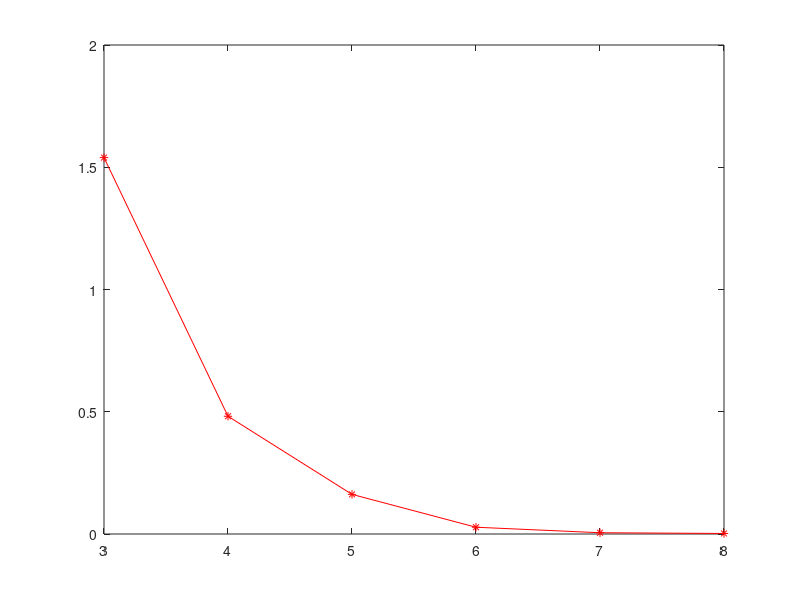

Write the MATLAB code that produced this figure. (Note: this script raises an error after producing the figure.)
n2 = [0:6].^2;
m2 = [0:6].^2;

N = 48;

nbRefs = 6

C=reshape((n2+m2.')',[],1)';
omega2 = sort(C);
omega2 = omega2(2:N+1);
x = [1:N];
ref3 = load('lambda_unstructured_Nedelec_convergence_3.dat')';
ref4 = load('lambda_unstructured_Nedelec_convergence_4.dat')';
ref5 = load('lambda_unstructured_Nedelec_convergence_5.dat')';
ref6 = load('lambda_unstructured_Nedelec_convergence_6.dat')';
ref7 = load('lambda_unstructured_Nedelec_convergence_7.dat')';
ref8 = load('lambda_unstructured_Nedelec_convergence_8.dat')';

ref3 = sort(ref3);
ref4 = sort(ref4);
ref5 = sort(ref5);
ref6 = sort(ref6);
ref7 = sort(ref7);
ref8 = sort(ref8);

err = zeros(nbRefs,1);
err(1) = max(abs(omega2-ref3));
err(2) = max(abs(omega2-ref4));
err(3) = max(abs(omega2-ref5));
err(4) = max(abs(omega2-ref6));
err(5) = max(abs(omega2-ref7));
err(6) = max(abs(omega2-ref8));

plot([3:2 + nbRefs],err,'r*-')
yline(2e-2,'g')
hold on
grid on
legend('Error trend','Tolerance')

